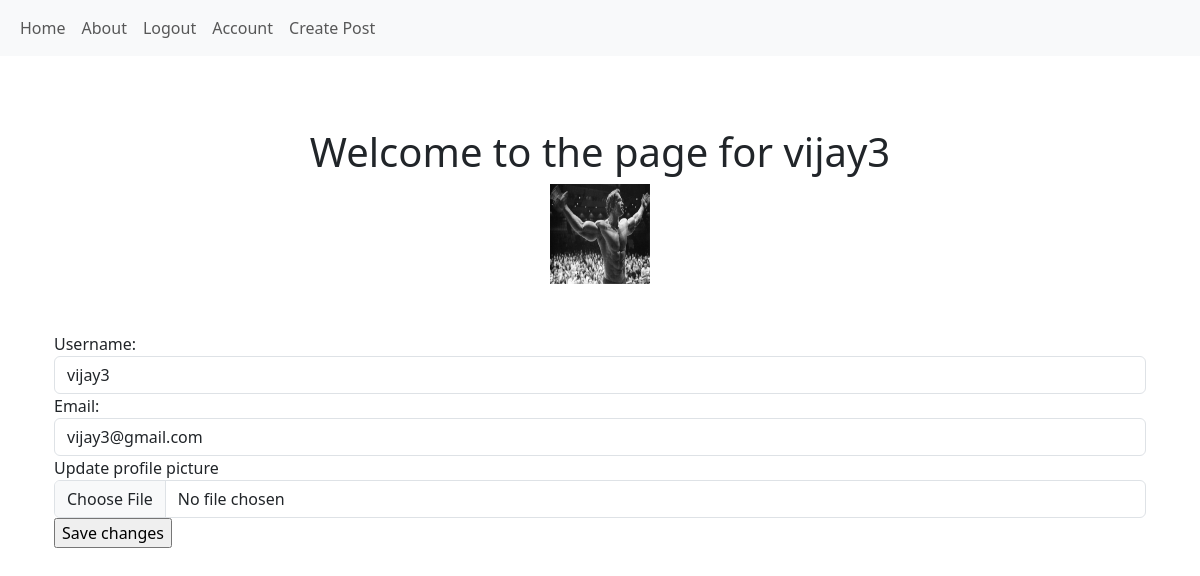
Before: /account (signed in) with the older database file.
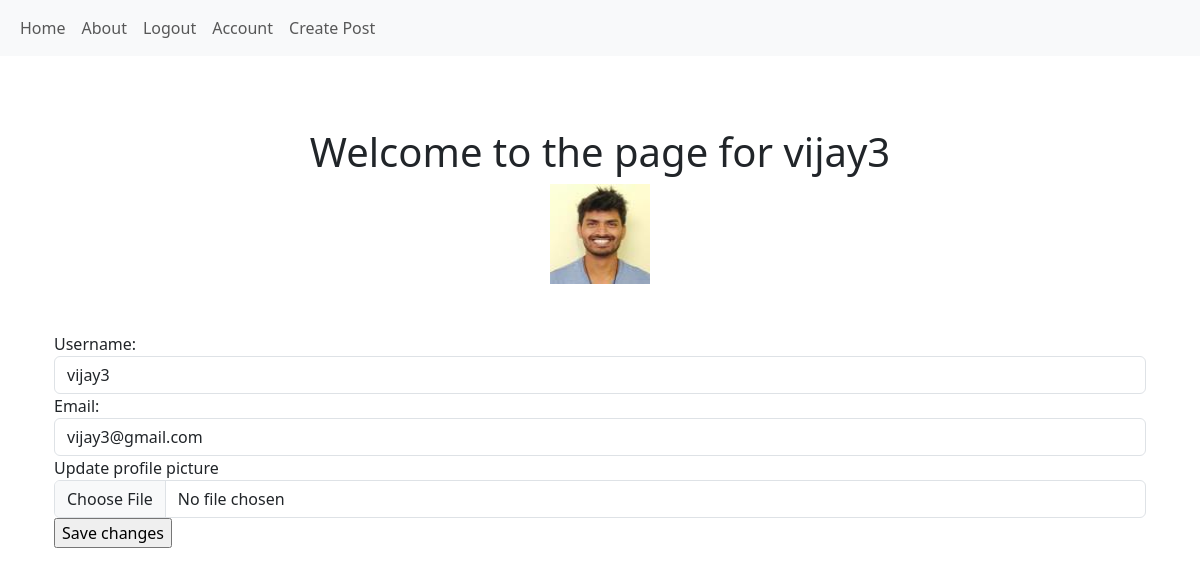
After: the same page with the newer database file.
### company_blog/models.py (models this page shows, shortened)
class User(db.Model, UserMixin):
    __tablename__ = 'users'
    id = db.Column(db.Integer, primary_key=True)
    username = db.Column(db.String(64), unique=True, index=True)
    email = db.Column(db.String(64), unique=True, index=True)
    profile_pic = db.Column(db.String(64), nullable = False, default='default_prof_pic.jpg')
    password_hash = db.Column(db.String(128))
    posts = db.relationship('BlogPost', backref = 'author', lazy = False)

### company_blog/users/views.py (the view)
@users.route('/account', methods=['GET', 'POST'])
@login_required
def account():
    form = UpdateUserForm()
    if form.validate_on_submit():
        print('inside validate')
        print(form.profile_pic.data)
        if form.profile_pic.data:
            print(f'inside if prifile\.pic')
            username = current_user.username
            pic = add_profile_pic(form.profile_pic.data, username)
            current_user.profile_pic = pic
        current_user.email = form.email.data
        current_user.username = form.username.data
        db.session.commit()
    elif request.method == 'GET':
        print('inside empty GET')
        form.username.data = current_user.username
        form.email.data = current_user.email
    profile_pic = url_for('static', filename ='profile_pics/'+current_user.profile_pic)
    return render_template('account.html', form=form, profile_pic=profile_pic)

### company_blog/users/forms.py (shortened to what this page needs)
class UpdateUserForm(FlaskForm):
    username = StringField('Username:', validators=[DataRequired()])
    email = EmailField('Email:', validators=[Email(),DataRequired()])
    profile_pic = FileField('Update profile picture', validators=[FileAllowed(['jpg', 'jgep', 'png', 'gif'])])
    submit = SubmitField('Save changes')

### company_blog/models.py (called while the page is built)
@login_manager.user_loader
def load_user(user_id):
    return User.query.get(user_id)

### company_blog/templates/account.html (shortened to what this page needs)
{% extends 'base.html' %}
{% block content %}
<div class="mt-4 p-5   rounded">
    <div align = 'center'>
        <h1>Welcome to the page for {{current_user.username}}</h1>
        <img width="100px" height="100px" alt="default profile pic" src="{{url_for('static', filename='profile_pics/'+current_user.profile_pic)}}">
    </div>
</div>
<div class="container">
    <form method="POST" action="" enctype="multipart/form-data">
        <div class="form-group">
            {{form.username.label(class="form-group")}}
            {{form.username(class="form-control")}}
        </div>
        <div class="form-group">
            {{form.email.label}}
            {{form.email(class="form-control")}}
        </div>
        <div class="form-group">
            {{form.profile_pic.label}}
            {{form.profile_pic(class="form-control")}}
        </div>
        <div class="form-group">
            {{form.submit()}}
        </div>
    </form>
</div>
{% endblock %}

### company_blog/templates/base.html (shortened to what this page needs)
<!DOCTYPE html>
<html lang="en">
<head>
    <link href="https://cdn.jsdelivr.net/npm/bootstrap@5.3.2/dist/css/bootstrap.min.css" rel="stylesheet">
</head>
<body>
    <nav class="navbar navbar-expand-lg bg-body-tertiary">
        <div class="container-fluid">
          <div class="collapse navbar-collapse" id="navbarSupportedContent">
            <ul class="nav navbar-nav me-auto mb-2 mb-lg-0">
                <li class="nav-item">
                    <a class="nav-link" href="{{url_for('core.index')}}">Home</a>
                </li>
                <li class="nav-item">
                    <a class="nav-link" href="{{url_for('core.info')}}">About</a>
                </li>
                {%if current_user.is_authenticated %}
                <li class="nav-item">
                    <a class="nav-link" href="{{url_for('users.logout')}}">Logout</a>
                </li>
                <li class="nav-item">
                    <a class="nav-link" href="{{url_for('users.account')}}">Account</a>
                </li>
                <li class="nav-item">
                    <a class="nav-link" href="">Create Post</a>
                </li>
                {%endif%}
            </ul>
        </div>
        </div>
    </nav>
    <div class="container">
        {% block content %}
        {% endblock %}
    </div>
</body>
</html>

Changed rows visible on the page:
changed User "vijay3": profile_pic: picture added in place of a placeholder
